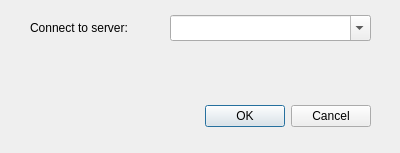
<?xml version="1.0" encoding="UTF-8"?>
<ui version="4.0">
 <class>ConnectionDialog</class>
 <widget class="QDialog" name="ConnectionDialog">
  <property name="geometry">
   <rect>
    <x>0</x>
    <y>0</y>
    <width>400</width>
    <height>153</height>
   </rect>
  </property>
  <property name="sizePolicy">
   <sizepolicy hsizetype="Fixed" vsizetype="Fixed">
    <horstretch>0</horstretch>
    <verstretch>0</verstretch>
   </sizepolicy>
  </property>
  <property name="minimumSize">
   <size>
    <width>400</width>
    <height>153</height>
   </size>
  </property>
  <property name="maximumSize">
   <size>
    <width>400</width>
    <height>153</height>
   </size>
  </property>
  <property name="windowTitle">
   <string>Server Selection</string>
  </property>
  <property name="modal">
   <bool>true</bool>
  </property>
  <widget class="QDialogButtonBox" name="buttonBox">
   <property name="geometry">
    <rect>
     <x>30</x>
     <y>100</y>
     <width>341</width>
     <height>32</height>
    </rect>
   </property>
   <property name="orientation">
    <enum>Qt::Horizontal</enum>
   </property>
   <property name="standardButtons">
    <set>QDialogButtonBox::Cancel|QDialogButtonBox::Ok</set>
   </property>
  </widget>
  <widget class="QComboBox" name="comboBox">
   <property name="geometry">
    <rect>
     <x>170</x>
     <y>15</y>
     <width>201</width>
     <height>26</height>
    </rect>
   </property>
   <property name="editable">
    <bool>true</bool>
   </property>
  </widget>
  <widget class="QLabel" name="label">
   <property name="geometry">
    <rect>
     <x>30</x>
     <y>20</y>
     <width>131</width>
     <height>16</height>
    </rect>
   </property>
   <property name="text">
    <string>Connect to server:</string>
   </property>
  </widget>
 </widget>
 <resources/>
 <connections>
  <connection>
   <sender>buttonBox</sender>
   <signal>accepted()</signal>
   <receiver>ConnectionDialog</receiver>
   <slot>accept()</slot>
   <hints>
    <hint type="sourcelabel">
     <x>248</x>
     <y>254</y>
    </hint>
    <hint type="destinationlabel">
     <x>157</x>
     <y>274</y>
    </hint>
   </hints>
  </connection>
  <connection>
   <sender>buttonBox</sender>
   <signal>rejected()</signal>
   <receiver>ConnectionDialog</receiver>
   <slot>reject()</slot>
   <hints>
    <hint type="sourcelabel">
     <x>316</x>
     <y>260</y>
    </hint>
    <hint type="destinationlabel">
     <x>286</x>
     <y>274</y>
    </hint>
   </hints>
  </connection>
 </connections>
</ui>
